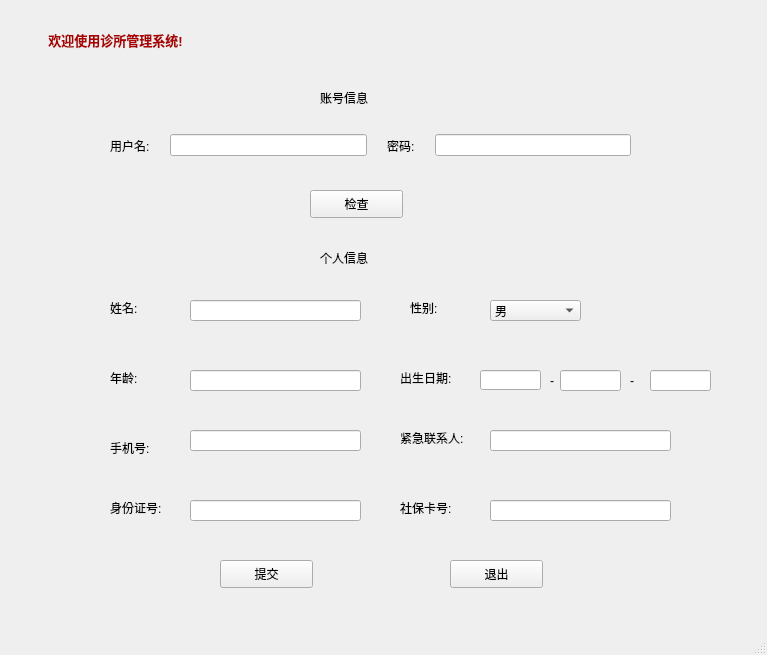
<?xml version="1.0" encoding="UTF-8"?>
<ui version="4.0">
 <class>AddPatient</class>
 <widget class="QMainWindow" name="AddPatient">
  <property name="geometry">
   <rect>
    <x>0</x>
    <y>0</y>
    <width>767</width>
    <height>655</height>
   </rect>
  </property>
  <property name="windowTitle">
   <string>诊所管理系统</string>
  </property>
  <widget class="QWidget" name="centralwidget">
   <widget class="QLabel" name="label_2">
    <property name="geometry">
     <rect>
      <x>320</x>
      <y>90</y>
      <width>72</width>
      <height>15</height>
     </rect>
    </property>
    <property name="text">
     <string>账号信息</string>
    </property>
   </widget>
   <widget class="QWidget" name="layoutWidget">
    <property name="geometry">
     <rect>
      <x>60</x>
      <y>110</y>
      <width>621</width>
      <height>71</height>
     </rect>
    </property>
    <layout class="QHBoxLayout" name="horizontalLayout">
     <property name="spacing">
      <number>20</number>
     </property>
     <property name="leftMargin">
      <number>50</number>
     </property>
     <property name="topMargin">
      <number>0</number>
     </property>
     <property name="rightMargin">
      <number>50</number>
     </property>
     <property name="bottomMargin">
      <number>0</number>
     </property>
     <item>
      <widget class="QLabel" name="label_3">
       <property name="text">
        <string>用户名:</string>
       </property>
      </widget>
     </item>
     <item>
      <widget class="QLineEdit" name="lineEdit">
       <property name="frame">
        <bool>true</bool>
       </property>
      </widget>
     </item>
     <item>
      <widget class="QLabel" name="label_4">
       <property name="text">
        <string>密码:</string>
       </property>
      </widget>
     </item>
     <item>
      <widget class="QLineEdit" name="lineEdit_2"/>
     </item>
    </layout>
   </widget>
   <widget class="QPushButton" name="pushButton">
    <property name="geometry">
     <rect>
      <x>310</x>
      <y>190</y>
      <width>93</width>
      <height>28</height>
     </rect>
    </property>
    <property name="text">
     <string>检查</string>
    </property>
   </widget>
   <widget class="QLabel" name="label_5">
    <property name="geometry">
     <rect>
      <x>320</x>
      <y>250</y>
      <width>72</width>
      <height>15</height>
     </rect>
    </property>
    <property name="text">
     <string>个人信息</string>
    </property>
   </widget>
   <widget class="QLabel" name="label_6">
    <property name="geometry">
     <rect>
      <x>110</x>
      <y>300</y>
      <width>72</width>
      <height>15</height>
     </rect>
    </property>
    <property name="text">
     <string>姓名:</string>
    </property>
   </widget>
   <widget class="QLineEdit" name="lineEdit_3">
    <property name="geometry">
     <rect>
      <x>190</x>
      <y>300</y>
      <width>171</width>
      <height>21</height>
     </rect>
    </property>
   </widget>
   <widget class="QLabel" name="label_7">
    <property name="geometry">
     <rect>
      <x>410</x>
      <y>300</y>
      <width>72</width>
      <height>15</height>
     </rect>
    </property>
    <property name="text">
     <string>性别:</string>
    </property>
   </widget>
   <widget class="QComboBox" name="comboBox">
    <property name="geometry">
     <rect>
      <x>490</x>
      <y>300</y>
      <width>91</width>
      <height>21</height>
     </rect>
    </property>
    <item>
     <property name="text">
      <string>男</string>
     </property>
    </item>
    <item>
     <property name="text">
      <string>女</string>
     </property>
    </item>
   </widget>
   <widget class="QLabel" name="label_8">
    <property name="geometry">
     <rect>
      <x>110</x>
      <y>370</y>
      <width>72</width>
      <height>15</height>
     </rect>
    </property>
    <property name="text">
     <string>年龄:</string>
    </property>
   </widget>
   <widget class="QLineEdit" name="lineEdit_4">
    <property name="geometry">
     <rect>
      <x>190</x>
      <y>370</y>
      <width>171</width>
      <height>21</height>
     </rect>
    </property>
   </widget>
   <widget class="QLabel" name="label_9">
    <property name="geometry">
     <rect>
      <x>110</x>
      <y>440</y>
      <width>72</width>
      <height>15</height>
     </rect>
    </property>
    <property name="text">
     <string>手机号:</string>
    </property>
   </widget>
   <widget class="QLabel" name="label_10">
    <property name="geometry">
     <rect>
      <x>400</x>
      <y>370</y>
      <width>72</width>
      <height>15</height>
     </rect>
    </property>
    <property name="text">
     <string>出生日期:</string>
    </property>
   </widget>
   <widget class="QLineEdit" name="lineEdit_5">
    <property name="geometry">
     <rect>
      <x>190</x>
      <y>430</y>
      <width>171</width>
      <height>21</height>
     </rect>
    </property>
   </widget>
   <widget class="QLabel" name="label_11">
    <property name="geometry">
     <rect>
      <x>400</x>
      <y>430</y>
      <width>81</width>
      <height>16</height>
     </rect>
    </property>
    <property name="text">
     <string>紧急联系人:</string>
    </property>
   </widget>
   <widget class="QLineEdit" name="lineEdit_6">
    <property name="geometry">
     <rect>
      <x>490</x>
      <y>430</y>
      <width>181</width>
      <height>21</height>
     </rect>
    </property>
   </widget>
   <widget class="QLabel" name="label_12">
    <property name="geometry">
     <rect>
      <x>110</x>
      <y>500</y>
      <width>72</width>
      <height>15</height>
     </rect>
    </property>
    <property name="text">
     <string>身份证号:</string>
    </property>
   </widget>
   <widget class="QLineEdit" name="lineEdit_7">
    <property name="geometry">
     <rect>
      <x>190</x>
      <y>500</y>
      <width>171</width>
      <height>21</height>
     </rect>
    </property>
   </widget>
   <widget class="QLabel" name="label_13">
    <property name="geometry">
     <rect>
      <x>400</x>
      <y>500</y>
      <width>72</width>
      <height>15</height>
     </rect>
    </property>
    <property name="text">
     <string>社保卡号:</string>
    </property>
   </widget>
   <widget class="QLineEdit" name="lineEdit_8">
    <property name="geometry">
     <rect>
      <x>490</x>
      <y>500</y>
      <width>181</width>
      <height>21</height>
     </rect>
    </property>
   </widget>
   <widget class="QPushButton" name="pushButton_2">
    <property name="geometry">
     <rect>
      <x>220</x>
      <y>560</y>
      <width>93</width>
      <height>28</height>
     </rect>
    </property>
    <property name="text">
     <string>提交</string>
    </property>
   </widget>
   <widget class="QLabel" name="label_14">
    <property name="geometry">
     <rect>
      <x>550</x>
      <y>370</y>
      <width>16</width>
      <height>21</height>
     </rect>
    </property>
    <property name="text">
     <string>-</string>
    </property>
   </widget>
   <widget class="QLabel" name="label_15">
    <property name="geometry">
     <rect>
      <x>630</x>
      <y>370</y>
      <width>16</width>
      <height>21</height>
     </rect>
    </property>
    <property name="text">
     <string>-</string>
    </property>
   </widget>
   <widget class="QLineEdit" name="lineEdit_9">
    <property name="geometry">
     <rect>
      <x>480</x>
      <y>370</y>
      <width>61</width>
      <height>20</height>
     </rect>
    </property>
   </widget>
   <widget class="QLineEdit" name="lineEdit_10">
    <property name="geometry">
     <rect>
      <x>560</x>
      <y>370</y>
      <width>61</width>
      <height>21</height>
     </rect>
    </property>
   </widget>
   <widget class="QLineEdit" name="lineEdit_11">
    <property name="geometry">
     <rect>
      <x>650</x>
      <y>370</y>
      <width>61</width>
      <height>21</height>
     </rect>
    </property>
   </widget>
   <widget class="QLabel" name="label">
    <property name="geometry">
     <rect>
      <x>10</x>
      <y>20</y>
      <width>211</width>
      <height>41</height>
     </rect>
    </property>
    <property name="text">
     <string>&lt;html&gt;&lt;head/&gt;&lt;body&gt;&lt;p align=&quot;center&quot;&gt;&lt;span style=&quot; font-size:10pt; font-weight:600; color:#aa0000;&quot;&gt;欢迎使用诊所管理系统!&lt;/span&gt;&lt;/p&gt;&lt;/body&gt;&lt;/html&gt;</string>
    </property>
   </widget>
   <widget class="QPushButton" name="pushButton_3">
    <property name="geometry">
     <rect>
      <x>450</x>
      <y>560</y>
      <width>93</width>
      <height>28</height>
     </rect>
    </property>
    <property name="text">
     <string>退出</string>
    </property>
   </widget>
  </widget>
  <widget class="QStatusBar" name="statusbar"/>
 </widget>
 <resources/>
 <connections/>
</ui>
